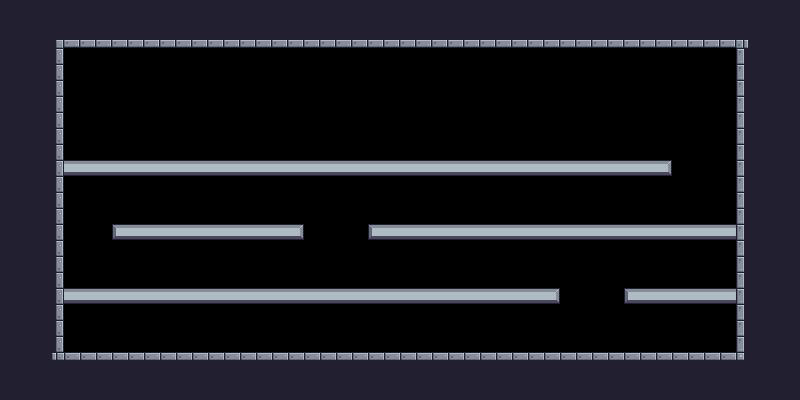

This game map was drawn from its Tiled (.tmx) file and the tilesets committed beside it. A one-line description and the full map source follow:
An orthogonal 50x25 tile map with 16x16 px tiles, 1 tile layer (Background) and 19 objects (6x Fruit, 2x Saw, Player, Checkpoint).

<map version="1.10" tiledversion="1.10.2" orientation="orthogonal" renderorder="right-down" width="50" height="25" tilewidth="16" tileheight="16" infinite="0" nextlayerid="4" nextobjectid="23">
 <tileset firstgid="1" source="Worderman.tsx" />
 <layer id="1" name="Background" width="50" height="25">
  <properties>
   <property name="BackgroundColor" value="Gray" />
  </properties>
  <data encoding="csv">
112,112,112,112,112,112,112,112,112,112,112,112,112,112,112,112,112,112,112,112,112,112,112,112,112,112,112,112,112,112,112,112,112,112,112,112,112,112,112,112,112,112,112,112,112,112,112,112,112,112,
112,112,112,112,112,112,112,112,112,112,112,112,112,112,112,112,112,112,112,112,112,112,112,112,112,112,112,112,112,112,112,112,112,112,112,112,112,112,112,112,112,112,112,112,112,112,112,112,112,112,
112,112,112,4,46,46,46,46,46,46,46,46,46,46,46,46,46,46,46,46,46,46,46,46,46,46,46,46,46,46,46,46,46,46,46,46,46,46,46,46,46,46,46,46,46,46,5,112,112,112,
112,112,112,25,0,0,0,0,0,0,0,0,0,0,0,0,0,0,0,0,0,0,0,0,0,0,0,0,0,0,0,0,0,0,0,0,0,0,0,0,0,0,0,0,0,0,23,112,112,112,
112,112,112,25,0,0,0,0,0,0,0,0,0,0,0,0,0,0,0,0,0,0,0,0,0,0,0,0,0,0,0,0,0,0,0,0,0,0,0,0,0,0,0,0,0,0,23,112,112,112,
112,112,112,25,0,0,0,0,0,0,0,0,0,0,0,0,0,0,0,0,0,0,0,0,0,0,0,0,0,0,0,0,0,0,0,0,0,0,0,0,0,0,0,0,0,0,23,112,112,112,
112,112,112,25,0,0,0,0,0,0,0,0,0,0,0,0,0,0,0,0,0,0,0,0,0,0,0,0,0,0,0,0,0,0,0,0,0,0,0,0,0,0,0,0,0,0,23,112,112,112,
112,112,112,25,0,0,0,0,0,0,0,0,0,0,0,0,0,0,0,0,0,0,0,0,0,0,0,0,0,0,0,0,0,0,0,0,0,0,0,0,0,0,0,0,0,0,23,112,112,112,
112,112,112,25,0,0,0,0,0,0,0,0,0,0,0,0,0,0,0,0,0,0,0,0,0,0,0,0,0,0,0,0,0,0,0,0,0,0,0,0,0,0,0,0,0,0,23,112,112,112,
112,112,112,25,0,0,0,0,0,0,0,0,0,0,0,0,0,0,0,0,0,0,0,0,0,0,0,0,0,0,0,0,0,0,0,0,0,0,0,0,0,0,0,0,0,0,23,112,112,112,
112,112,112,25,102,102,102,102,102,102,102,102,102,102,102,102,102,102,102,102,102,102,102,102,102,102,102,102,102,102,102,102,102,102,102,102,102,102,102,102,102,103,0,0,0,0,23,112,112,112,
112,112,112,25,0,0,0,0,0,0,0,0,0,0,0,0,0,0,0,0,0,0,0,0,0,0,0,0,0,0,0,0,0,0,0,0,0,0,0,0,0,0,0,0,0,0,23,112,112,112,
112,112,112,25,0,0,0,0,0,0,0,0,0,0,0,0,0,0,0,0,0,0,0,0,0,0,0,0,0,0,0,0,0,0,0,0,0,0,0,0,0,0,0,0,0,0,23,112,112,112,
112,112,112,25,0,0,0,0,0,0,0,0,0,0,0,0,0,0,0,0,0,0,0,0,0,0,0,0,0,0,0,0,0,0,0,0,0,0,0,0,0,0,0,0,0,0,23,112,112,112,
112,112,112,25,0,0,0,101,102,102,102,102,102,102,102,102,102,102,103,0,0,0,0,101,102,102,102,102,102,102,102,102,102,102,102,102,102,102,102,102,102,102,102,102,102,102,23,112,112,112,
112,112,112,25,0,0,0,0,0,0,0,0,0,0,0,0,0,0,0,0,0,0,0,0,0,0,0,0,0,0,0,0,0,0,0,0,0,0,0,0,0,0,0,0,0,0,23,112,112,112,
112,112,112,25,0,0,0,0,0,0,0,0,0,0,0,0,0,0,0,0,0,0,0,0,0,0,0,0,0,0,0,0,0,0,0,0,0,0,0,0,0,0,0,0,0,0,23,112,112,112,
112,112,112,25,0,0,0,0,0,0,0,0,0,0,0,0,0,0,0,0,0,0,0,0,0,0,0,0,0,0,0,0,0,0,0,0,0,0,0,0,0,0,0,0,0,0,23,112,112,112,
112,112,112,25,102,102,102,102,102,102,102,102,102,102,102,102,102,102,102,102,102,102,102,102,102,102,102,102,102,102,102,102,102,102,103,0,0,0,0,101,102,102,102,102,102,102,23,112,112,112,
112,112,112,25,0,0,0,0,0,0,0,0,0,0,0,0,0,0,0,0,0,0,0,0,0,0,0,0,0,0,0,0,0,0,0,0,0,0,0,0,0,0,0,0,0,0,23,112,112,112,
112,112,112,25,0,0,0,0,0,0,0,0,0,0,0,0,0,0,0,0,0,0,0,0,0,0,0,0,0,0,0,0,0,0,0,0,0,0,0,0,0,0,0,0,0,0,23,112,112,112,
112,112,112,25,0,0,0,0,0,0,0,0,0,0,0,0,0,0,0,0,0,0,0,0,0,0,0,0,0,0,0,0,0,0,0,0,0,0,0,0,0,0,0,0,0,0,23,112,112,112,
112,112,112,26,2,2,2,2,2,2,2,2,2,2,2,2,2,2,2,2,2,2,2,2,2,2,2,2,2,2,2,2,2,2,2,2,2,2,2,2,2,2,2,2,2,2,27,112,112,112,
112,112,112,112,112,112,112,112,112,112,112,112,112,112,112,112,112,112,112,112,112,112,112,112,112,112,112,112,112,112,112,112,112,112,112,112,112,112,112,112,112,112,112,112,112,112,112,112,112,112,
112,112,112,112,112,112,112,112,112,112,112,112,112,112,112,112,112,112,112,112,112,112,112,112,112,112,112,112,112,112,112,112,112,112,112,112,112,112,112,112,112,112,112,112,112,112,112,112,112,112
</data>
 </layer>
 <objectgroup id="2" name="Collisions">
  <object id="2" x="47.4323" y="32.108" width="14.5945" height="334.945" />
  <object id="3" x="62.0268" y="31.3783" width="672.809" height="16.7837" />
  <object id="4" x="62.0268" y="353.188" width="674.268" height="13.8648" />
  <object id="5" x="734.835" y="31.3783" width="16.054" height="335.675" />
  <object id="13" name="Player" type="Player" x="80" y="320.667" width="32" height="32" />
  <object id="14" type="Saw" x="575.333" y="272.667" width="32" height="32">
   <properties>
    <property name="isVertical" type="bool" value="true" />
    <property name="offNeg" type="float" value="4" />
    <property name="offPos" type="float" value="3" />
   </properties>
  </object>
  <object id="15" type="Saw" x="319.333" y="208" width="32" height="32">
   <properties>
    <property name="isVertical" type="bool" value="true" />
    <property name="offNeg" type="float" value="4" />
    <property name="offPos" type="float" value="3" />
   </properties>
  </object>
  <object id="16" name="A" type="Fruit" x="236" y="255.333" width="32" height="32" />
  <object id="17" name="A" type="Fruit" x="306" y="255.333" width="32" height="32" />
  <object id="18" name="A" type="Fruit" x="369.333" y="254.667" width="32" height="32" />
  <object id="19" name="A" type="Fruit" x="480.667" y="192" width="32" height="32" />
  <object id="20" name="A" type="Fruit" x="544.667" y="193.333" width="32" height="32" />
  <object id="21" name="A" type="Fruit" x="609.333" y="192" width="32" height="32" />
  <object id="22" type="Checkpoint" x="79.3333" y="96" width="64" height="64" />
 </objectgroup>
 <objectgroup id="3" name="Spawnpoints">
  <object id="7" x="62.7565" y="159.81" width="609.322" height="16.054" />
  <object id="8" x="369" y="224.5" width="367" height="15" />
  <object id="9" x="112" y="224" width="190.5" height="15.5" />
  <object id="11" x="62" y="288" width="497.333" height="15.3333" />
  <object id="12" x="623.333" y="288" width="112" height="16.6667" />
 </objectgroup>
</map>
